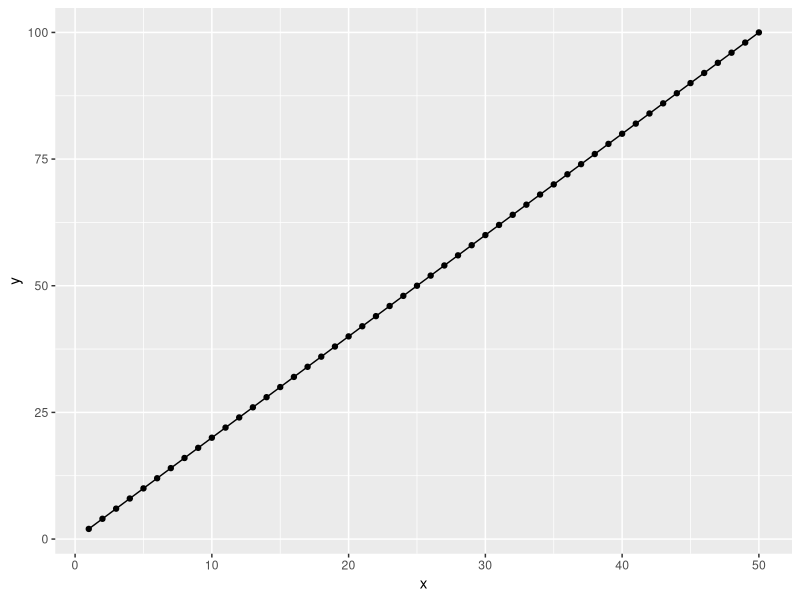
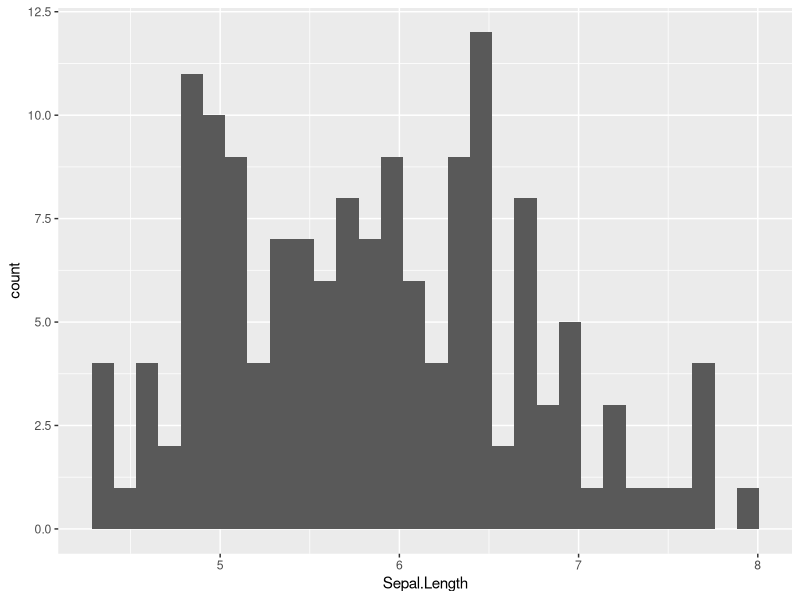
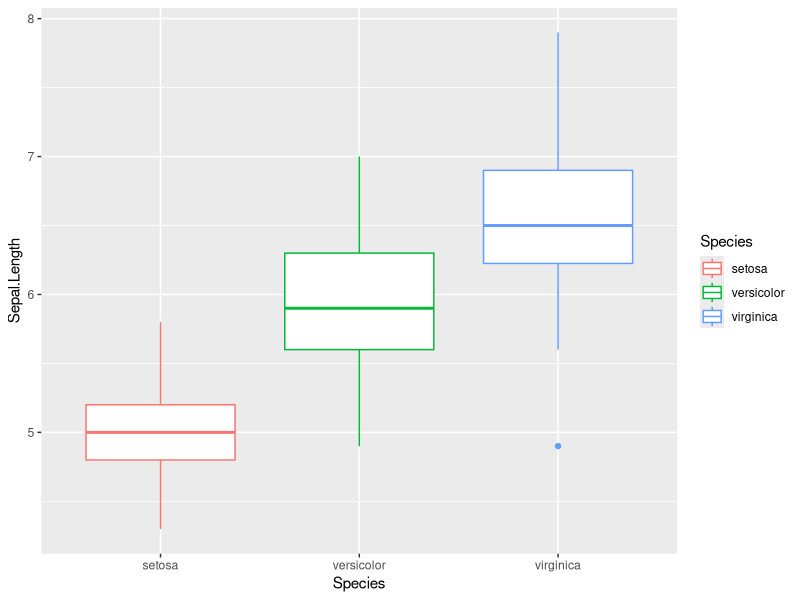
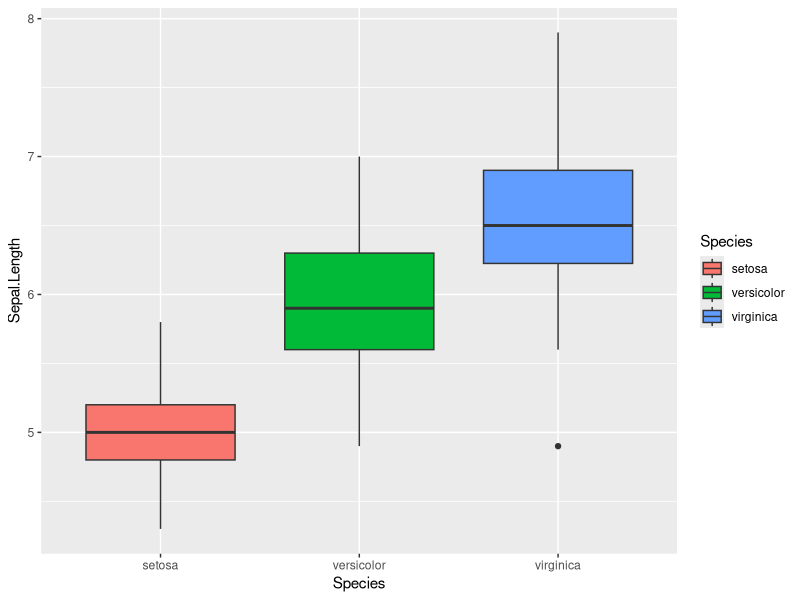
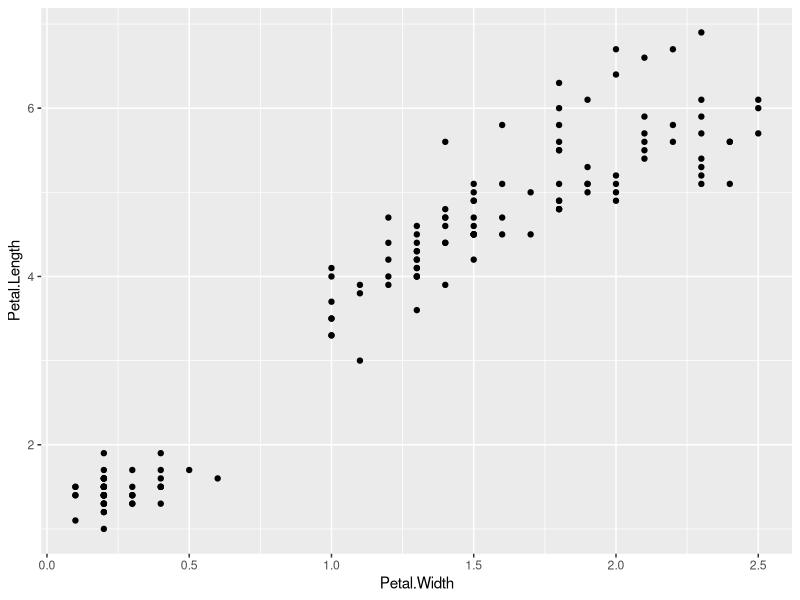
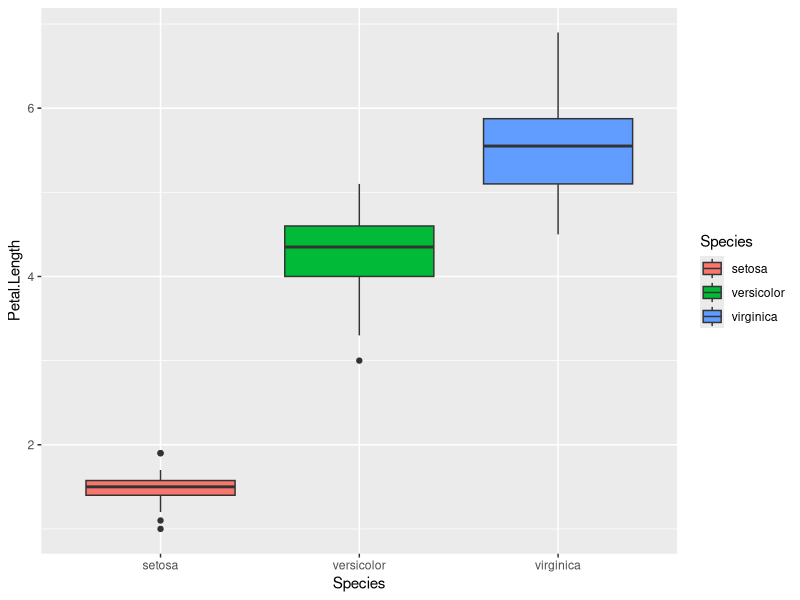
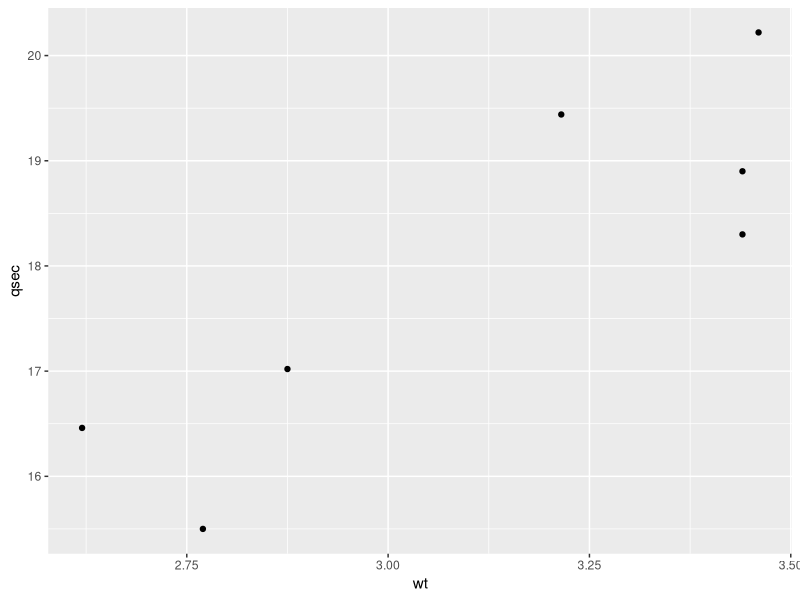
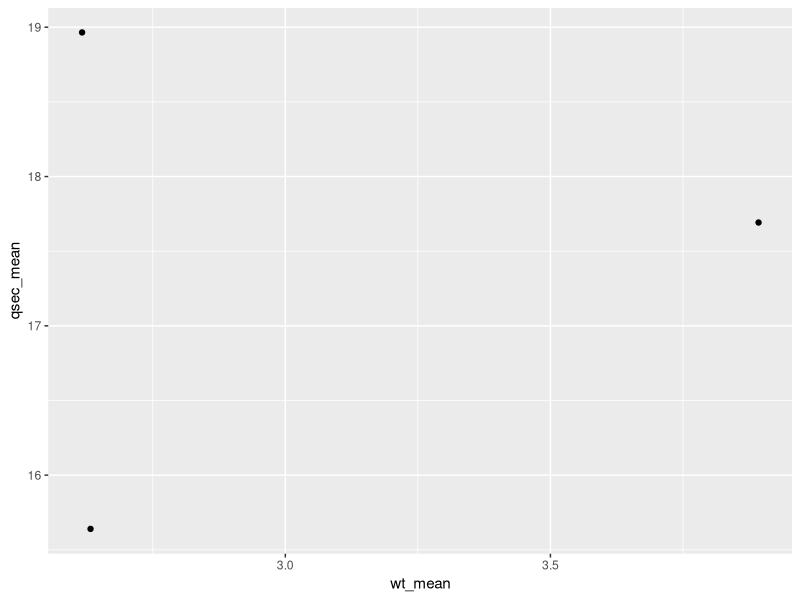

R code for these plots, in order:
library(tidyverse)
df0 <- tibble(x = 1:50, 
             y = x * 2)

df0 %>% 
  ggplot(aes(x = x, y = y )) +
  geom_line()+
  geom_point()

#histogram
iris %>% 
  ggplot(aes(x =Sepal.Length)) +
  geom_histogram()

iris %>% 
  ggplot(aes(x =Species,
             y = Sepal.Length,
             color = Species)) +
  geom_boxplot()

iris %>% 
  ggplot(aes(x =Species,
             y = Sepal.Length,
             fill = Species)) +
  geom_boxplot()

# ggplot exercise ---------------------------------------------------------

g_petal <- iris %>% 
  ggplot(aes(x = Petal.Width,
             y = Petal.Length)) +
  geom_point()
print(g_petal)


g_petal_box <- iris %>% 
  ggplot(aes(x = Species, y = Petal.Length, fill = Species)) +
  geom_boxplot()
print(g_petal_box)


# exercise ----------------------------------------------------------------

df_mtcars <- as.tibble(mtcars)

#select rows with cyl 4
filter(df_mtcars, cyl == 4 )

#select specific columns
select(df_mtcars,
       c(mpg, cyl, disp, wt, vs, carb))

#select rows with cyl is >4
#then select colums of mpg, cyl, disp, wt, vs, carb
#assign to df_sub
df_sub <- mtcars %>% 
  filter(cyl > 4 ) %>% 
  select(mpg, cyl, disp, wt, vs, carb)

v_car <- rownames(mtcars)

df_mtcars <- mtcars %>%
  mutate(car = v_car)

#identivy the lightest car ("wt) with cyl = 8
mtcars %>% 
  filter (cyl == 8) %>% 
  arrange(wt)

#calculate average of the cars within each group of gears
df_mean <- mtcars %>% 
  group_by(gear) %>% 
  summarise(wt_mean = mean(wt))
print(df_mean)


#combination of dplyr operations with ggplot
df_mtcars %>% 
  filter( cyl == 6) %>% 
  ggplot(aes(x = wt, y = qsec)) + 
  geom_point()

df_mtcars %>% 
  group_by(gear) %>% 
  summarise(wt_mean = mean(wt),
            qsec_mean = mean(qsec)) %>% 
  ggplot(aes(x = wt_mean, y = qsec_mean)) +
  geom_point()
